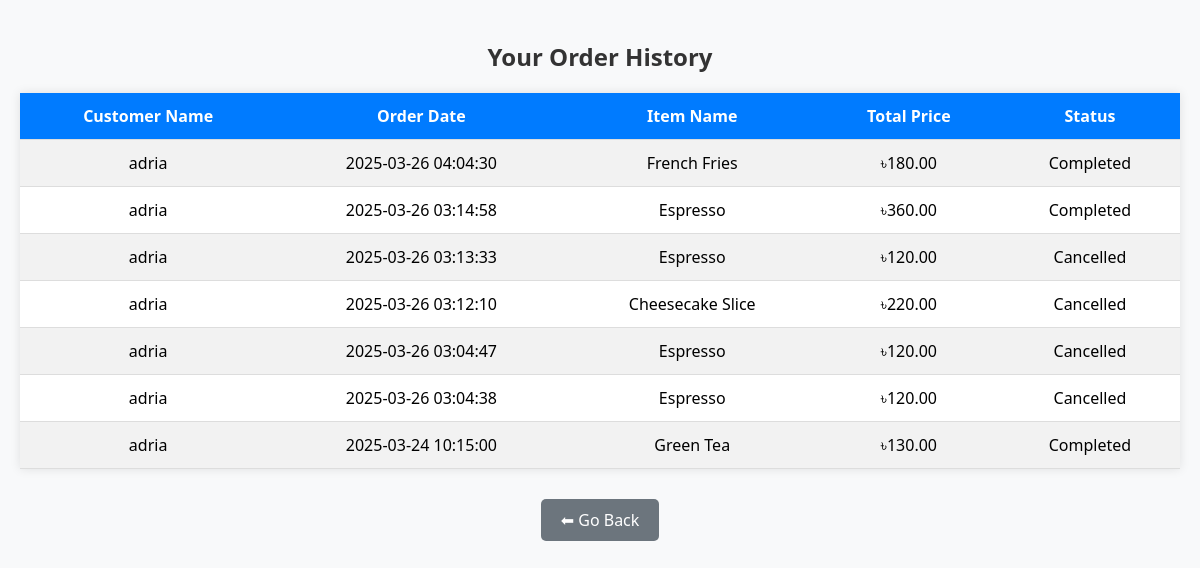
Page /CMS/customer/order_history.php (signed in) on the earlier database version.
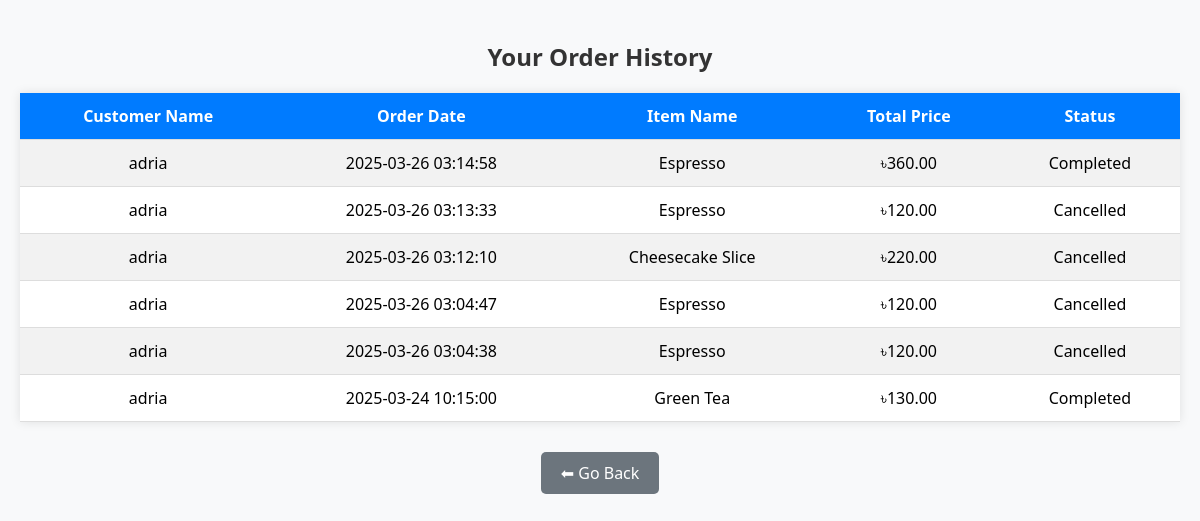
Same page on the later database version.
### tables this page shows
CREATE TABLE `orders` (
  `id` int(11) NOT NULL,
  `customer_id` int(11) DEFAULT NULL,
  `item_id` int(11) DEFAULT NULL,
  `order_date` datetime DEFAULT NULL,
  `status` varchar(20) DEFAULT NULL,
  `total_price` decimal(10,2) NOT NULL DEFAULT 0.00,
  `item_name` varchar(255) DEFAULT NULL,
  `quantity` int(11) NOT NULL
);

CREATE TABLE `customers` (
  `id` int(11) NOT NULL,
  `name` varchar(100) NOT NULL,
  `email` varchar(100) NOT NULL,
  `password` varchar(255) NOT NULL
);

### CMS/customer/order_history.php (the view, shortened to what this page needs)
<?php
include('../db_connect.php');
$customer_id = $_SESSION['customer_id'];
$order_query = "SELECT orders.*, customers.name AS customer_name
                FROM orders
                JOIN customers ON orders.customer_id = customers.id
                WHERE orders.customer_id='$customer_id'
                ORDER BY order_date DESC";
$order_result = mysqli_query($connection, $order_query);
?>
<!DOCTYPE html>
<html lang="en">
<head>
</head>
<body>
    <h2>Your Order History</h2>
    <?php
    if (mysqli_num_rows($order_result) == 0) {
        echo "<p>You have no orders yet.</p>";
    } else {
        echo "<table>
                <tr>
                    <th>Customer Name</th>
                    <th>Order Date</th>
                    <th>Item Name</th>
                    <th>Total Price</th>
                    <th>Status</th>
                </tr>";
        while ($order = mysqli_fetch_assoc($order_result)) {
            echo "<tr>
                    <td>" . $order['customer_name'] . "</td>
                    <td>" . $order['order_date'] . "</td>
                    <td>" . $order['item_name'] . "</td>
                    <td>৳" . $order['total_price'] . "</td>
                    <td>" . $order['status'] . "</td>
                </tr>";
        }
        echo "</table>";
    }
    ?>
    <a href="customer_dashboard.php">⬅ Go Back</a>
</body>
</html>

Differences in the rows shown:
removed orders: customer.name "adria", order_date "2025-03-26 04:04:30", item_name "French Fries", total_price "180.00", status "Completed"
